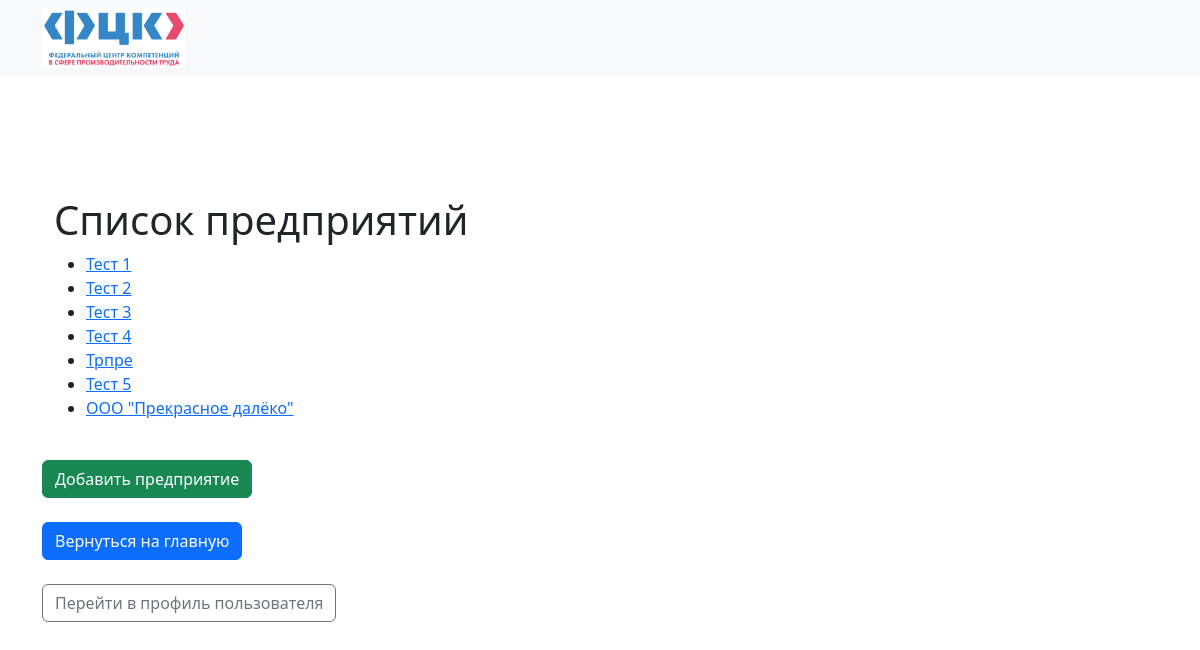
The app's page /enterprises/ (signed in) with its own data.
### project/models.py (models this page shows, shortened)
class Enterprise(models.Model):
    user = models.ForeignKey(User, on_delete=models.CASCADE)
    name = models.CharField(max_length=4096)
    employees = models.PositiveIntegerField()
    slug = models.SlugField(unique=True, blank=True, null=True)
    conclusions = models.TextField(blank=True, null=True)
    recommendations = models.TextField(blank=True, null=True)
    survey_date = models.DateField(blank=True, null=True)

### project/views.py (the view)
# urls.py: path('enterprises/', views.enterprise_list, name='enterprise_list'),
@user_passes_test(is_superuser)
def enterprise_list(request):
    enterprises = Enterprise.objects.all()
    return render(request, 'enterprise_list.html', {'enterprises': enterprises})

### project/views.py (called while the page is built)
def is_superuser(user):
    return user.is_superuser

### templates/enterprise_list.html (shortened to what this page needs)
{% extends 'flatpages/default.html' %}
{% block content %}
<div class="container mt-5">
    <h1>Список предприятий</h1>
    <ul>
        {% for enterprise in enterprises %}
            <li>
                <a href="{% url 'enterprise_detail' enterprise.id %}">{{ enterprise.name }}</a>
            </li>
        {% endfor %}
    </ul>
</div>
    <br>
    <a href="{% url 'add_enterprise' %}" class="btn btn-success">Добавить предприятие</a><br><br>
    <a href="{% url 'index' %}" class="btn btn-primary">Вернуться на главную</a><br><br>
    <a href="{% url 'user_profile' user_id=user.id %}" class="btn btn-outline-secondary">Перейти в профиль пользователя</a>
{% endblock %}

### records on screen
Enterprise: name "Тест 1"
Enterprise: name "Тест 2"
Enterprise: name "Тест 3"
Enterprise: name "Тест 4"
Enterprise: name "Трпре"
Enterprise: name "Тест 5"
Enterprise: name "ООО \"Прекрасное далёко\""
